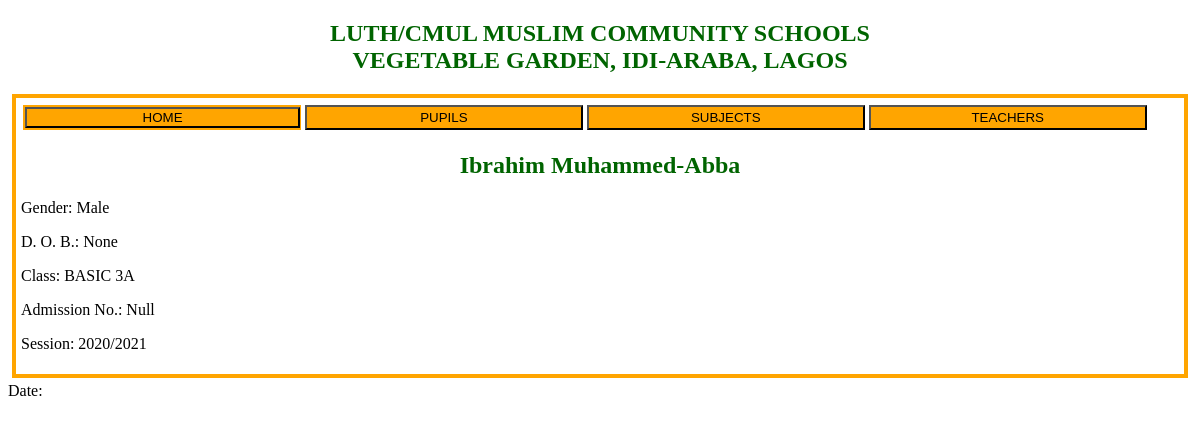
The page /pupil/3 on the database its author committed.
### main.py (models this page shows, shortened)
class Pupil(db.Model):
	id = db.Column(db.Integer, primary_key=True)
	f_name = db.Column(db.String(200), nullable = False)
	l_name = db.Column(db.String(200), nullable = False)
	gender = db.Column(db.String(200), nullable = False)
	dob = db.Column(db.DateTime)
	classroom = db.Column(db.String(50), nullable = False)
	scores = db.relationship('Score', backref = 'pupil', lazy =True )
	date_created = db.Column(db.DateTime, default = datetime.utcnow )

### main.py (the view)
@app.route('/pupil/<int:id>')
def pupil(id):
	pupil_d = Pupil.query.get_or_404(id)
	scores = Score.query.filter_by(pupil_id = id).all()
	subject_list = Subject.query.filter_by(classroom = pupil_d.classroom).order_by(Subject.name).all()
	subject_list2 = [a.name for a in subject_list]
	pupil_scores = helper.pupil_scores(pupil = pupil_d, subjects = subject_list2, scores = scores)
	return render_template('pupil.html', pupil = pupil_d, broad_sheet = pupil_scores, subjects = subject_list2)

### helper.py (called while the page is built)
def pupil_scores(pupil, subjects, scores):
	if len(subjects) < 1:
		return None
	elif len(scores) < 1:
		return None
	record = {}
	for sub in subjects:
		record.setdefault(sub, [])
		for rec in scores:
			if sub == rec.subject_name:
					record[sub].append(rec.test_1 + rec.test_2)
					record[sub].append(rec.exam)
					record[sub].append(rec.test_1 + rec.test_2 + rec.exam)
	record.setdefault('grand_total', [])
	total =0
	for key, value in record.items():
		if key != 'grand_total' and len(value) > 1:
			total += value[0]
	record['grand_total'].append(total)
	total =0
	for key, value in record.items():
		if key != 'grand_total' and len(value) > 1:
			total += value[1]
	record['grand_total'].append(total)
	total =0
	for key, value in record.items():
		if key != 'grand_total' and len(value) > 1:
			total += value[2]
	record['grand_total'].append(total)
	return record

### templates/pupil.html (shortened to what this page needs)
{% extends 'base.html'%}
{% block content  %}
<div id="menu-div"><a class="menu" href='{{url_for('home')}}'><button class="menu1">HOME</button></a> <button class="menu" id="c_pupil" onclick="displayMe(this.id)" >PUPILS</button> <button class="menu" id="c_subject"  onclick="displayMe(this.id)" >SUBJECTS</button> <button class="menu" id="c_teacher" onclick="displayMe(this.id)" >TEACHERS</button></div>
<div style="display:block;" id="classroom_pupil">
<header><h2>{{pupil.l_name|title + ' ' + pupil.f_name|title}}</h2></header>
<p>Gender: {{pupil.gender|title}}</p>
<p>D. O. B.: {{pupil.dob}} </p>
<p>Class: {{pupil.classroom|upper}}</p>
<p>Admission No.: Null</p>
<p>Session: 2020/2021</p>
</div>
{%  endblock %}

### static/css/main.css (style rules this page uses)
html { font-family: Helvetica Times; }
header { color: darkgreen; text-align: center; }
#menu-div { display: flex; }
.menu { width: 24%; margin: 2px; background-color:orange; }
.menu1 { width: 99%; margin: 2px; background-color: orange;; }

### rows shown on the page
Pupil: l_name "Ibrahim Muhammed-Abba", gender "Male", dob "None", classroom "BASIC 3A"
